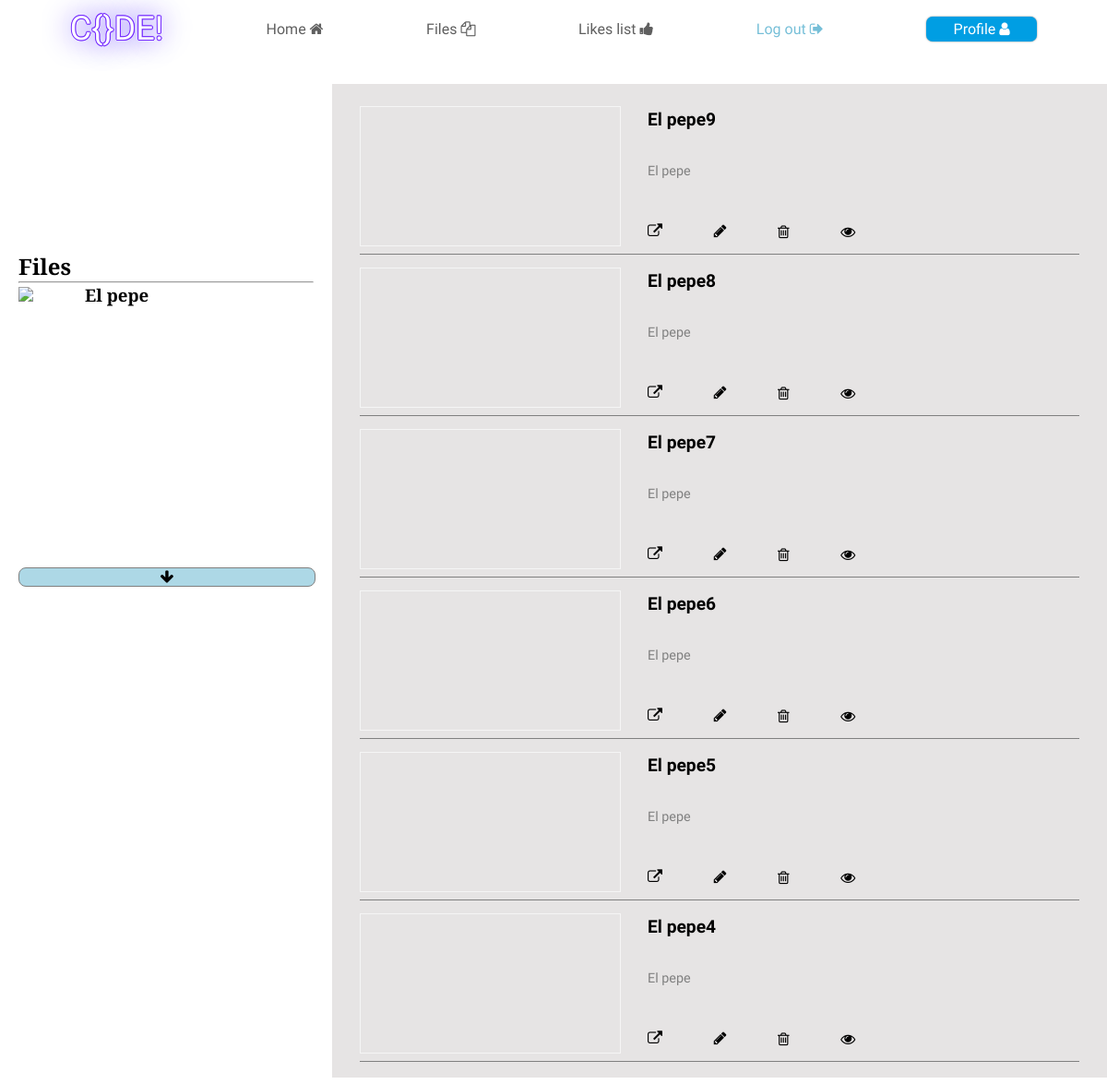
The app's page /files (signed in), older data.
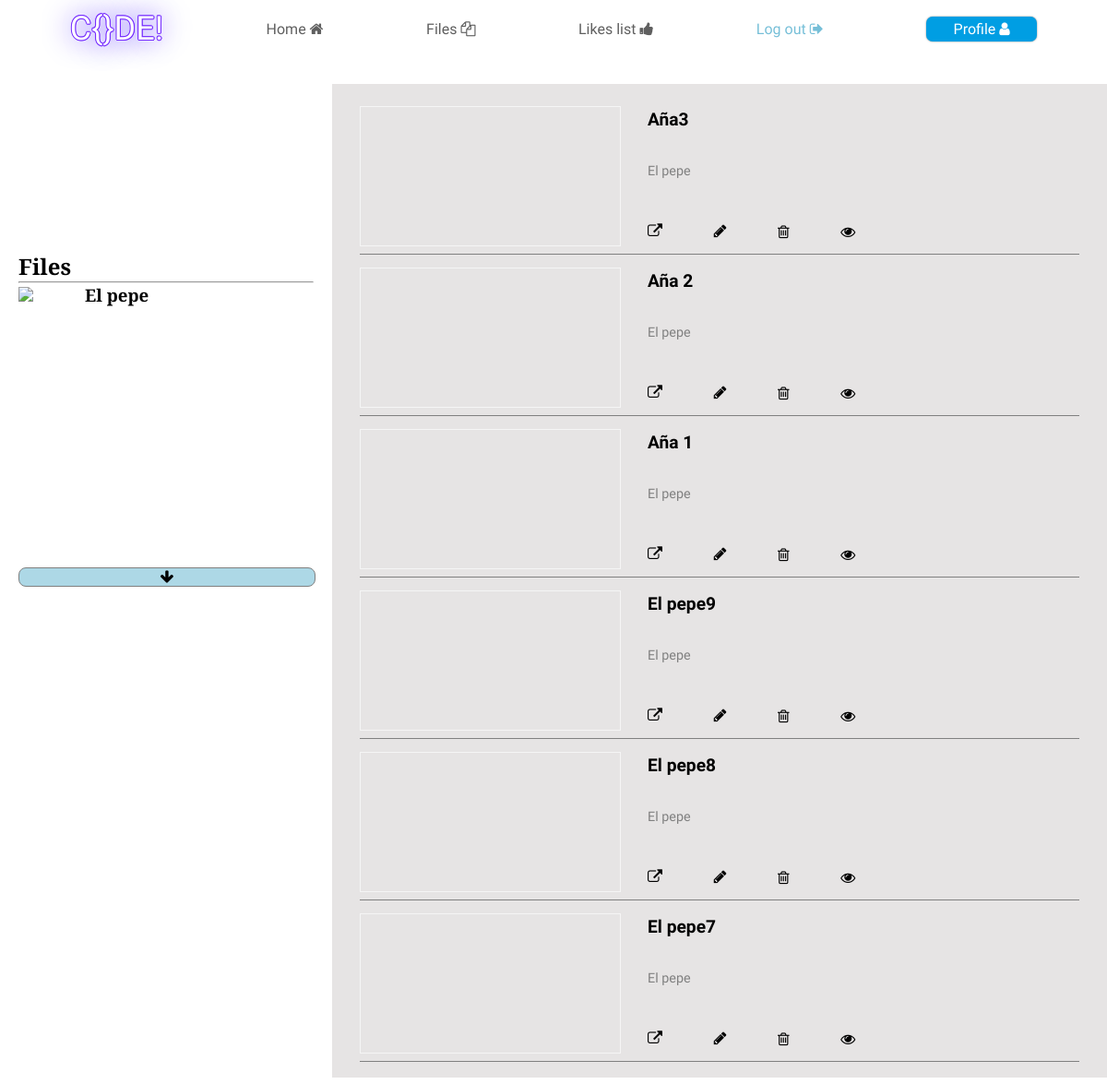
The same page, newer data.
### pen/models.py (models this page shows)
class Code(models.Model):
    userFK = models.ForeignKey("User", on_delete=models.CASCADE, related_name="coder_FK")
    projectName = models.CharField(max_length=36, editable=True, blank=False)
    likesCount = models.IntegerField(default=0, editable=True, blank=False)
    code_HTML = models.TextField(editable=True, blank=True, default="")
    code_CSS = models.TextField(editable=True, blank=True, default="")
    code_JS = models.TextField(editable=True, blank=True, default="")
    isPublic = models.BooleanField(editable=True, default=True)

class User(AbstractUser):
    def userValidations(self):
        if len(self.username) < 5 or len(self.username) > 36:
            return f"Username length incorrect! {self.username}"
        if len(self.password) < 6 or len(self.password) > 100:
            return f"Password length incorrect! {self.password}"
        if len(self.email) < 8 or len(self.email) > 320:
            return f"Email length incorrect! {self.email}"
        return True

### pen/views.py (the view, shortened to what this page needs)
# urls.py: path("files", views.files, name="files"),
@login_required(login_url="/login")
def files(request):
    array = Code.objects.all().order_by("id").filter(userFK=request.user)[::-1][:6]
    if (request.method == "GET"):
        return render(request, "pen/files.html", {
            "projectsArray":array,
            "lastId":array[-1].id
        })

### pen/templates/pen/files.html (shortened to what this page needs)
{% extends "pen/layout.html" %}
{% load static %}
{% block body %}
<link rel="stylesheet" href="{% static 'pen/files.css' %}">
<div id="body-firstContainer">
    <div>
        <div id="projectsContainer">
            <div>
                <div>
                    <h2>Files</h2>
                    <hr>
                    <div id="prof">
                        <img src="https://icons.veryicon.com/png/o/miscellaneous/two-color-icon-library/user-286.png" />
                        <h3>{{ user.username }}</h3>
                    </div>
                </div>
                <div id="showForm">
                    <i class="fa fa-arrow-down" aria-hidden="true"></i>
                </div>
            </div>
            <div>
                {% if projectsArray %}
                    {% for i in projectsArray %}
                    <div class="projectContainer">
                        <div><iframe src="{% url 'fullPage' i.projectName i.userFK.username %}" scrolling="no" sandbox></iframe></div>
                        <div>
                            <h4><strong>{{ i.projectName }}</strong></h4>
                            <span>{{ i.userFK.username }}</span>
                            <div class="buttonsContainer">
                                <a href="{% url 'fullPage' i.projectName i.userFK.username %}"><i class="fa fa-external-link" aria-hidden="true"></i></a>
                                <a href="{% url 'edit' i.projectName %}"><i class="fa fa-pencil" aria-hidden="true"></i></a>
                                <i class="fa fa-trash-o" aria-hidden="true"></i>
                                {% if i.isPublic == False %}
                                <i class="fa fa-eye-slash" aria-hidden="true"></i>
                                {% else %}
                                <i class="fa fa-eye" aria-hidden="true"></i>
                                {% endif %}
                            </div>
                        </div>
                    </div>
                    {% endfor %}
                {% else %}
                    <span>You don't have any file yet</span>
                {% endif %}
            </div>
        </div>
    </div>
</div>
{% endblock %}

Row changes from the older to the newer data that the page shows:
no longer on this page (row edited): Code: projectName "El pepe6", userFK.username "El pepe", isPublic True (drawn)
no longer on this page (row edited): Code: projectName "El pepe5", userFK.username "El pepe", isPublic True (drawn)
no longer on this page (row edited): Code: projectName "El pepe4", userFK.username "El pepe", isPublic True (drawn)
added Code: projectName "Aña3", userFK.username "El pepe", isPublic True (drawn)
added Code: projectName "Aña 2", userFK.username "El pepe", isPublic True (drawn)
added Code: projectName "Aña 1", userFK.username "El pepe", isPublic True (drawn)
